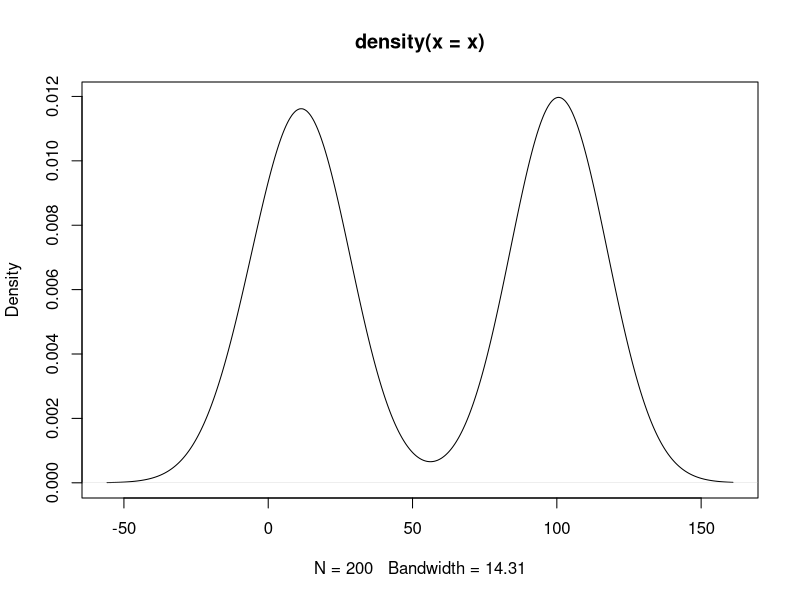

Reproduce this figure in R. (Note: this script raises an error after producing the figure.)
## ---- chunk 1
require(MASS)


x1 = rnorm(100, mean = 10, sd = 10)
x2 = rnorm(100, mean = 100, sd = 10)
x =c(x1, x2)
y = c(rep(0, 100), rep(1, 100))

plot(density(x))


## ---- chunk 2
# run LDA
r <- lda(formula = y ~ x, prior = c(1,1)/2)
r
## ---- chunk 3
predict(r, newdata = 10)
